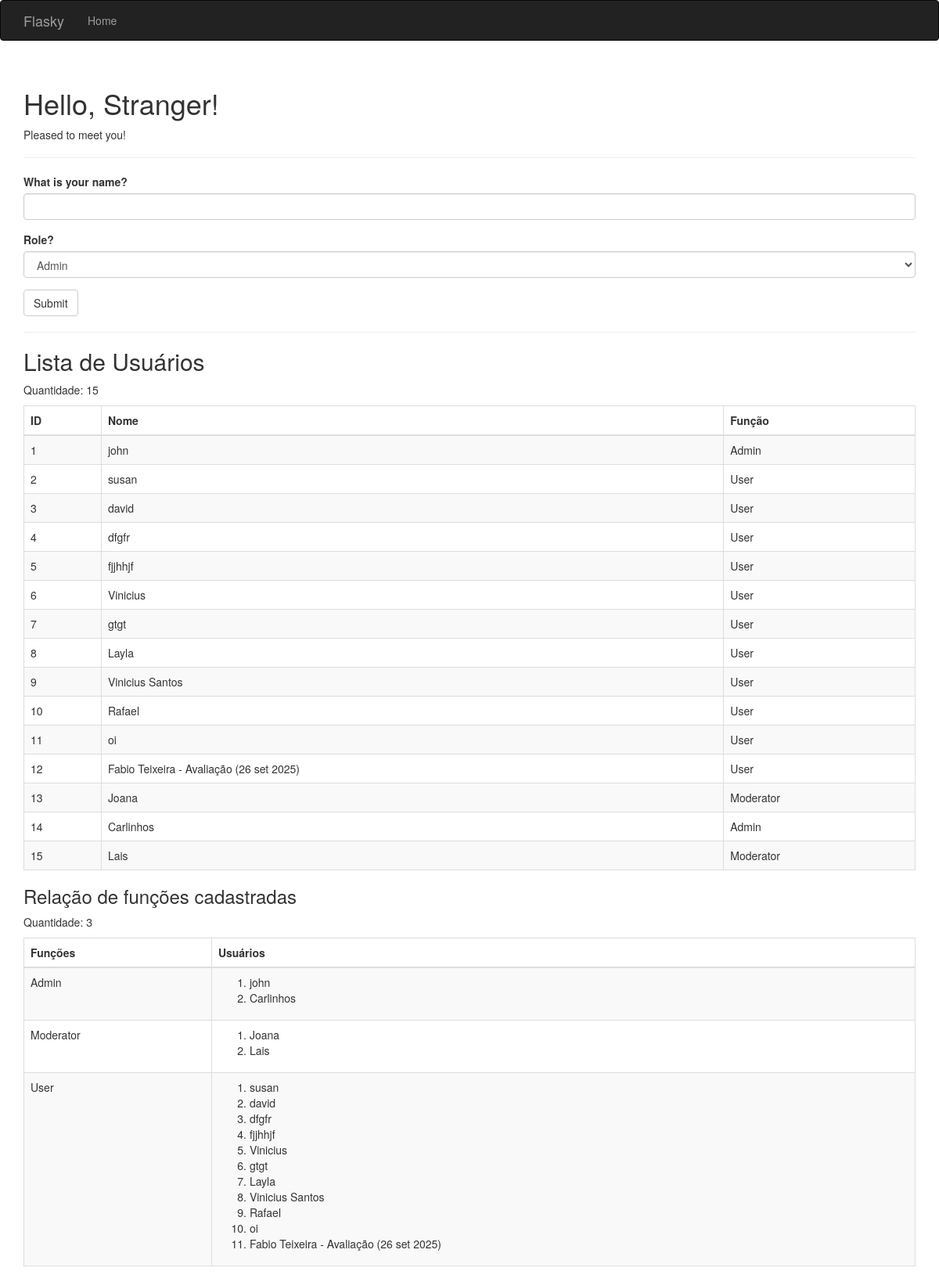
The page / on the database its author committed.
### hello.py (models this page shows, shortened)
class User(db.Model):
    __tablename__ = 'users'
    id = db.Column(db.Integer, primary_key=True)
    username = db.Column(db.String(64), unique=True, index=True)
    role_id = db.Column(db.Integer, db.ForeignKey('roles.id'))

class Role(db.Model):
    __tablename__ = 'roles'
    id = db.Column(db.Integer, primary_key=True)
    name = db.Column(db.String(64), unique=True)
    users = db.relationship('User', backref='role', lazy='dynamic')

### hello.py (the view, shortened to what this page needs)
@app.route('/', methods=['GET', 'POST'])
def index():
    form = NameForm()
    form.role.choices = [(r.id, r.name) for r in Role.query.order_by(Role.name).all()]
    users = User.query.all()
    roles = Role.query.all()
    return render_template('index.html', form=form, name=session.get('name'),
                           known=session.get('known', False), users=users, roles=roles)

### hello.py
class NameForm(FlaskForm):
    name = StringField('What is your name?', validators=[DataRequired()])
    role = SelectField('Role?', coerce=int, validators=[DataRequired()])
    submit = SubmitField('Submit')

### templates/index.html (shortened to what this page needs)
{% extends "base.html" %}
{% import "bootstrap/wtf.html" as wtf %}
{% block page_content %}
<div class="page-header">
    <h1>Hello, {% if name %}{{ name }}{% else %}Stranger{% endif %}!</h1>
    {% if not known %}
    <p>Pleased to meet you!</p>
    {% else %}
    <p>Happy to see you again!</p>
    {% endif %}
</div>
{{ wtf.quick_form(form) }}
<hr>
<h2>Lista de Usuários</h2>
<p>Quantidade: {{ users|length }}</p>
<table class="table table-striped table-bordered">
    <thead>
        <tr>
            <th>ID</th>
            <th>Nome</th>
            <th>Função</th>
        </tr>
    </thead>
    <tbody>
        {% for user in users %}
        <tr>
            <td>{{ user.id }}</td>
            <td>{{ user.username }}</td>
            <td>{{ user.role.name if user.role else 'Sem role' }}</td>
        </tr>
        {% endfor %}
    </tbody>
</table>
<h3>Relação de funções cadastradas</h3>
<p>Quantidade: {{ roles|length }}</p>
<table class="table table-bordered table-striped">
    <thead>
        <tr>
            <th>Funções</th>
            <th>Usuários</th>
        </tr>
    </thead>
    <tbody>
        {% for role in roles %}
        <tr>
            <td>{{ role.name }}</td>
            <td>
                <ol>
                {% for user in role.users %}
                    <li>{{ user.username }}</li>
                {% else %}
                    <li><em>Nenhum usuário</em></li>
                {% endfor %}
                </ol>
            </td>
        </tr>
        {% endfor %}
    </tbody>
</table>
{% endblock %}

### templates/base.html (shortened to what this page needs)
{% extends "bootstrap/base.html" %}
{% block head %}
{{ super() }}
{% endblock %}
{% block navbar %}
<div class="navbar navbar-inverse" role="navigation">
    <div class="container">
        <div class="navbar-header">
            <a class="navbar-brand" href="/">Flasky</a>
        </div>
        <div class="navbar-collapse collapse">
            <ul class="nav navbar-nav">
                <li><a href="/">Home</a></li>
            </ul>
        </div>
    </div>
</div>
{% endblock %}
{% block content %}
<div class="container">
    {% block page_content %}{% endblock %}
</div>
{% endblock %}

### rows shown on the page
User: id "1", username "john", role "Admin"
User: id "2", username "susan", role "User"
User: id "3", username "david", role "User"
User: id "4", username "dfgfr", role "User"
User: id "5", username "fjjhhjf", role "User"
User: id "6", username "Vinicius", role "User"
User: id "7", username "gtgt", role "User"
User: id "8", username "Layla", role "User"
User: id "9", username "Vinicius Santos", role "User"
User: id "10", username "Rafael", role "User"
User: id "11", username "oi", role "User"
User: id "12", username "Fabio Teixeira - Avaliação (26 set 2025)", role "User"
User: id "13", username "Joana", role "Moderator"
User: id "14", username "Carlinhos", role "Admin"
User: id "15", username "Lais", role "Moderator"
Role: name "Admin"
Role: name "Moderator"
Role: name "User"

### other values the page prints
{{ users|length }} "15"
{{ roles|length }} "3"
